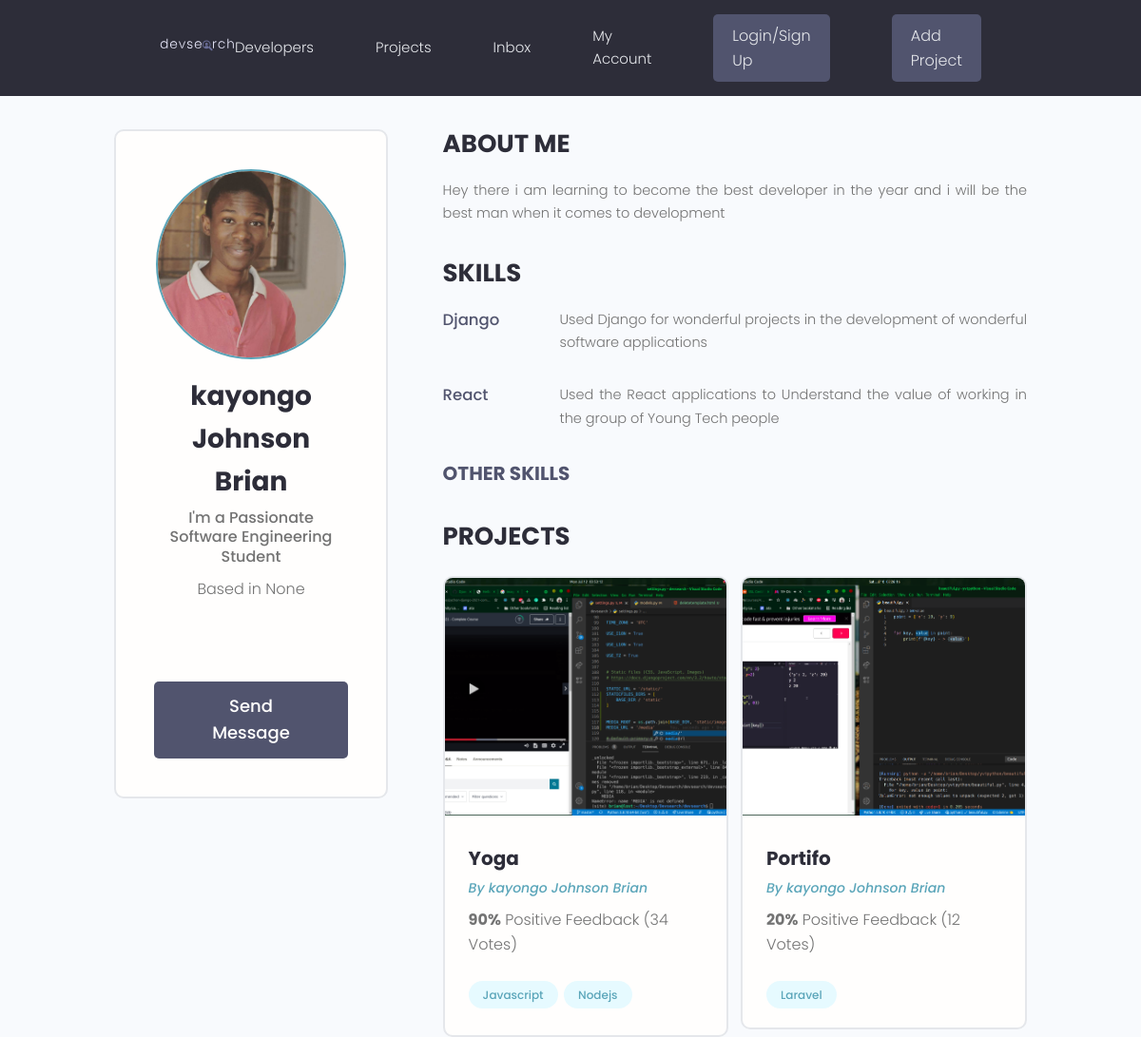
Page /profile/072d41be-607b-42e5-bd1e-374ea86bb150 (upper part) on the earlier database version.
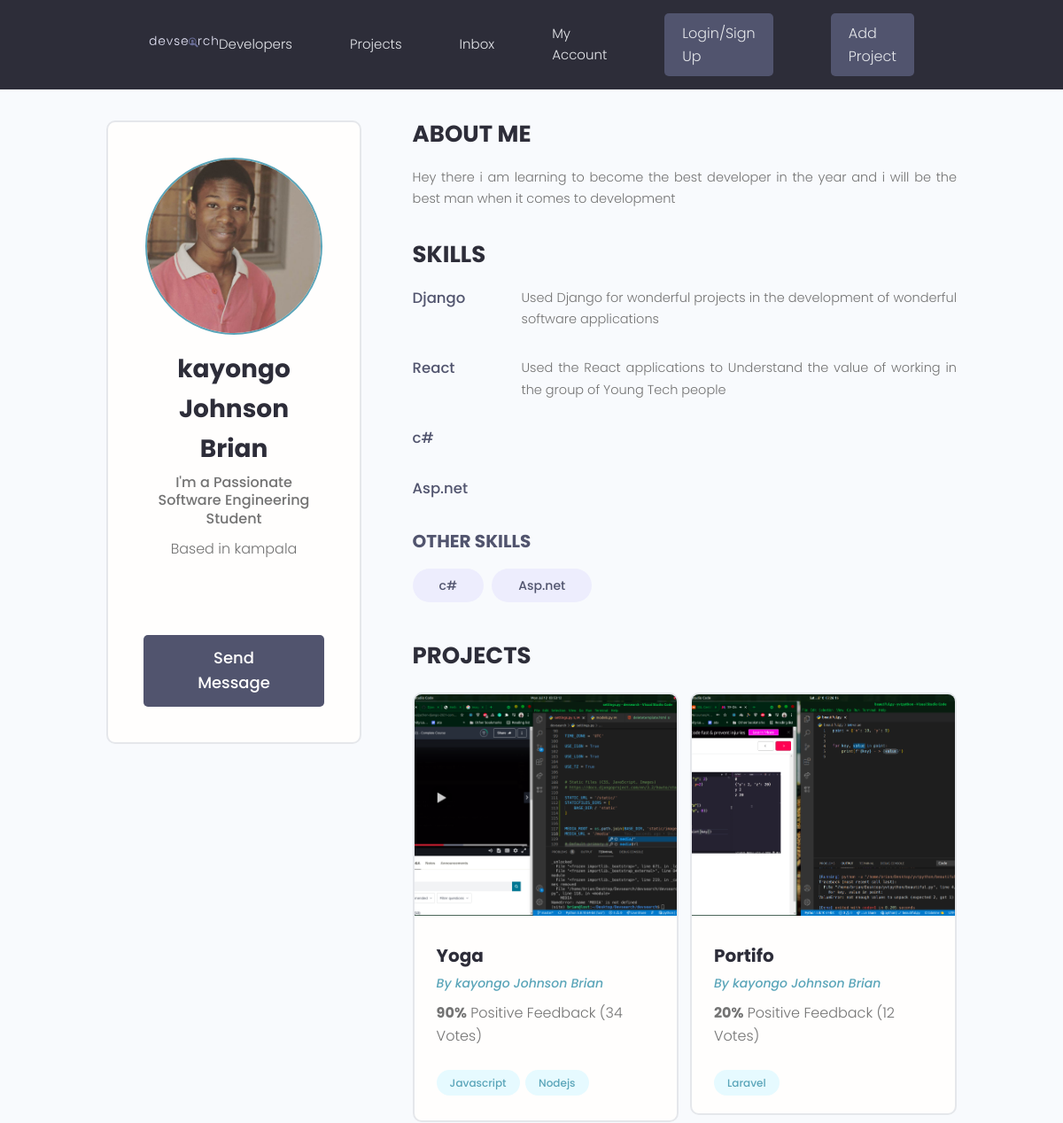
Same page on the later database version.
### users/models.py (models this page shows, shortened)
class Profile(models.Model):
    user = models.OneToOneField(
        User, on_delete=models.CASCADE, null=True, blank=True)
    username = models.CharField(max_length=200, null=True, blank=True)
    location = models.CharField(max_length=200, null=True, blank=True)
    name = models.CharField(max_length=200, null=True, blank=True)
    email = models.EmailField(null=True, blank=True, max_length=200)
    short_intro = models.CharField(max_length=200, null=True, blank=True)
    bio = models.TextField(null=True, blank=True)
    profile_image = models.ImageField(
        null=True, blank=True, upload_to="profiles/", default="profiles/user.png")
    social_github = models.CharField(max_length=200, null=True, blank=True)
    social_twiter = models.CharField(max_length=200, null=True, blank=True)
    social_youtube = models.CharField(max_length=200, null=True, blank=True)
    social_website = models.CharField(max_length=200, null=True, blank=True)
    id = models.UUIDField(default=uuid.uuid4,
                          primary_key=True, unique=True, editable=False)
    created = models.DateTimeField(auto_now_add=True)

class Skill(models.Model):
    id = models.UUIDField(default=uuid.uuid4,
                          primary_key=True, unique=True, editable=False)
    owner = models.ForeignKey(
        Profile, on_delete=models.CASCADE, null=True, blank=True)
    name = models.CharField(max_length=200, null=True, blank=True)
    description = models.TextField(null=True, blank=True)
    created = models.DateTimeField(auto_now_add=True)
    def __str__(self):
        return str(self.name)

### projects/models.py (models this page shows, shortened)
class Project(models.Model):
    owner = models.ForeignKey(
        Profile, null=True, blank=True, on_delete=models.SET_NULL)
    title = models.CharField(max_length=120)
    description = models.TextField(null=True, blank=True)
    featured_image = models.ImageField(
        null=True, blank=True, default="default.png")
    demo_link = models.CharField(max_length=2000, null=True, blank=True)
    source_link = models.CharField(max_length=2000, null=True, blank=True)
    tags = models.ManyToManyField('Tag', blank=True)
    vote_total = models.IntegerField(default=0, null=True, blank=True)
    vote_ratio = models.IntegerField(default=0, null=True, blank=True)
    created = models.DateTimeField(auto_now_add=True)
    id = models.UUIDField(default=uuid.uuid4,
                          primary_key=True, unique=True, editable=False)

class Tag(models.Model):
    name = models.CharField(max_length=200)
    created = models.DateTimeField(auto_now_add=True)
    id = models.UUIDField(default=uuid.uuid4,
                          primary_key=True, unique=True, editable=False)
    def __str__(self):
        return self.name

### users/views.py (the view)
# urls.py: path('profile/<str:pk>', views.userProfile, name='user-profile'),
def userProfile(request, pk):
    profile = Profile.objects.get(id=pk)
    topskills = profile.skill_set.exclude(description__exact=" ")
    otherskills = profile.skill_set.filter(description__exact="")
    context = {'profile': profile, 'topskills': topskills,
               'otherskills': otherskills}
    return render(request, 'users/user-profile.html', context)

### users/templates/users/user-profile.html (shortened to what this page needs)
{% extends 'main.html' %} {% load static %} {% block content %}
<main class="profile my-md">
    <div class="container">
        <div class="layout">
            <div class="column column--1of3">
                <div class="card text-center">
                    <div class="card__body dev">
                        <img class="avatar avatar--xl" src="{{ profile.profile_image.url }}" />
                        <h2 class="dev__name">{{ profile.name }}</h2>
                        <p class="dev__title">{{ profile.short_intro }}</p>
                        <p class="dev__location">Based in {{ profile.location }}</p>
                        <ul class="dev__social">
                        </ul>
                        <a href="#" class="btn btn--sub btn--lg">Send Message </a>
                    </div>
                </div>
            </div>
            <div class="column column--2of3">
                <div class="devInfo">
                    <h3 class="devInfo__title">About Me</h3>
                    <p class="devInfo__about">
                        {{profile.bio }}
                    </p>
                </div>
                <div class="devInfo">
                    <h3 class="devInfo__title">Skills</h3>
                    <div class="devInfo__skills">
                        {% for topskill in topskills%}
                        <div class="devSkill">
                            <h4 class="devSkill__title">{{ topskill.name }}</h4>
                            <p class="devSkill__info">
                                {{topskill.description }}
                            </p>
                        </div>
                        {% endfor %}
                        <h3 class="devInfo__subtitle">Other Skills</h3>
                        <div class="devInfo__otherSkills">
                            {% for skill in otherskills %}
                            <span class="tag tag--pill tag--sub tag--lg">
                  <small>{{ skill }}</small>
                </span> {% endfor %}
                        </div>
                    </div>
                </div>
                <div class="devInfo">
                    <h3 class="devInfo__title">Projects</h3>
                    <div class="grid grid--two">
                        {% for project in profile.project_set.all %}
                        <div class="column">
                            <div class="card project">
                                <a href="{% url 'project' project.id %}" class="project">
                                    <img class="project__thumbnail" src="{{ project.featured_image.url }}" alt="project thumbnail" />
                                    <div class="card__body">
                                        <h3 class="project__title">{{ project.title }}</h3>
                                        <p><a class="project__author" href="{% url 'user-profile' project.owner.id %}">By {{ project.owner.name }}</a></p>
                                        <p class="project--rating">
                                            <span style="font-weight: bold;">{{ project.vote_ratio }}%</span> Positive Feedback ({{ project.vote_total }} Vote{{project.vote_total|pluralize:"s" }})
                                        </p>
                                        <div class="project__tags">
                                            {% for tag in project.tags.all %}
                                            <span class="tag tag--pill tag--main">
                                        <small>{{ tag }}</small>
                                    </span> {% endfor %}
                                        </div>
                                    </div>
                                </a>
                            </div>
                        </div>
                        {% endfor %}
                    </div>
                </div>
            </div>
        </div>
    </div>
</main>
{% endblock content %}

Differences in the rows shown:
changed Profile "kayongo Johnson Brian": location "None" → "kampala"
added Skill: name "c#"
added Skill: name "Asp.net"
